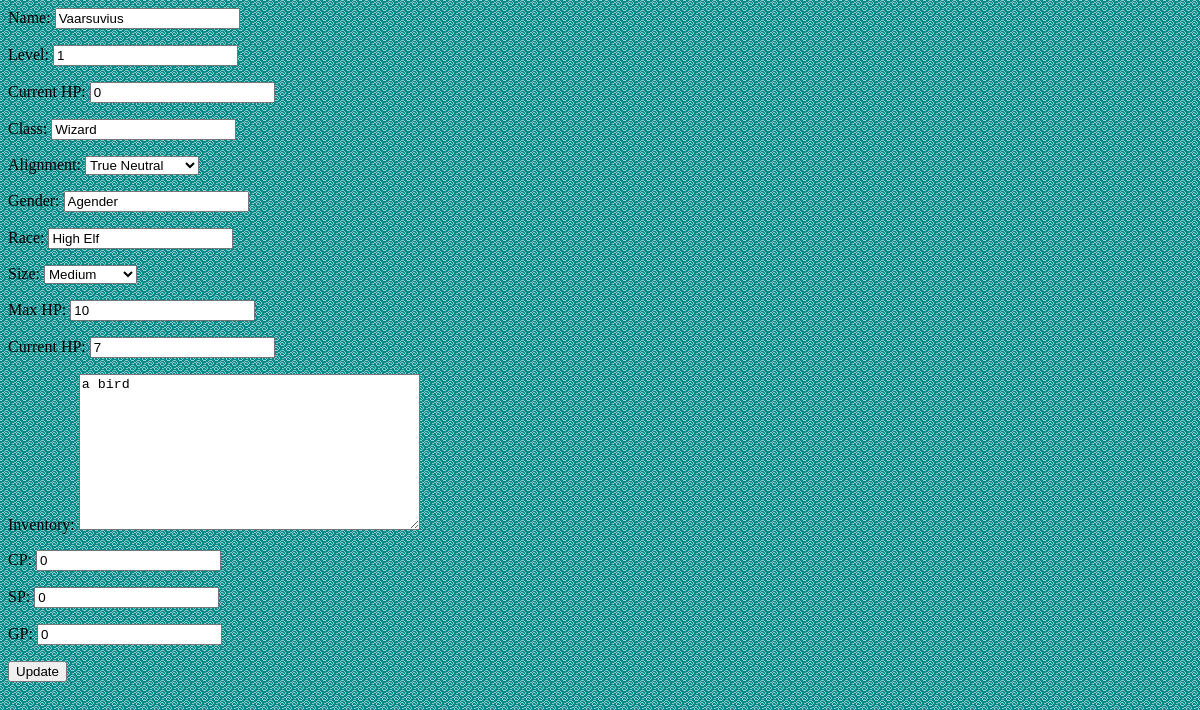
/3/character_update/, run on the app's committed database.
### pf_char_sheet/models.py (models this page shows, shortened)
@python_2_unicode_compatible
class Character(models.Model):
    name = models.CharField(max_length=100)
    level = models.IntegerField(default=1)
    character_class = models.CharField(max_length=50, verbose_name='Class')
    alignment_choices = (
        ('LG', 'Lawful Good'),
        ('NG', 'Neutral Good'),
        ('CG', 'Chaotic Good'),
        ('LN', 'Lawful Neutral'),
        ('N', 'True Neutral'),
        ('CN', 'Chaotic Neutral'),
        ('LE', 'Lawful Evil'),
        ('NE', 'Neutral Evil'),
        ('CE', 'Chaotic Evil')
    )
    alignment = models.CharField(max_length=2, choices=alignment_choices)
    gender = models.CharField(max_length=50)
    race = models.CharField(max_length=75)
    size_choices = {
        ('f', 'Fine'),
        ('d', 'Diminutive'),
        ('t', 'Tiny'),
        ('s', 'Small'),
        ('m', 'Medium'),
        ('l', 'Large'),
        ('h', 'Huge'),
        ('g', 'Gargantuan'),
        ('c', 'Colossal')
    }
    size = models.CharField(max_length=1, choices=size_choices, default='m')
    inventory = models.TextField(default="")
    GP = models.IntegerField(default=0)
    SP = models.IntegerField(default=0)
    CP = models.IntegerField(default=0)
    STR = models.IntegerField(default=10)
    DEX = models.IntegerField(default=10)
    CON = models.IntegerField(default=10)
    CHA = models.IntegerField(default=10)
    INT = models.IntegerField(default=10)
    WIS = models.IntegerField(default=10)
    def _get_str_modifier(self):
        return self.calculate_ability_modifier(self.STR)
    str_modifier = property(_get_str_modifier)
    def _get_dex_modifier(self):
        return self.calculate_ability_modifier(self.DEX)
    dex_modifier = property(_get_dex_modifier)
    def _get_con_modifier(self):
        return self.calculate_ability_modifier(self.CON)
    con_modifier = property(_get_con_modifier)
    def _get_cha_modifier(self):
        return self.calculate_ability_modifier(self.CHA)
    cha_modifier = property(_get_cha_modifier)
    def _get_int_modifier(self):
        return self.calculate_ability_modifier(self.INT)
    int_modifier = property(_get_int_modifier)
    def _get_wis_modifier(self):
        return self.calculate_ability_modifier(self.WIS)
    wis_modifier = property(_get_wis_modifier)
    XP = models.IntegerField(default=0, verbose_name='Current HP')
    HP = models.IntegerField(default=10, verbose_name='Max HP')
    current_HP = models.IntegerField(default=10, verbose_name='Current HP')
    def _get_hp_percentage(self):
        return floor((float(self.current_HP) / float(self.HP)) * 100)
    hp_percentage = property(_get_hp_percentage)
    FORT = models.IntegerField(default=0, verbose_name="Base Fortitude")
    WILL = models.IntegerField(default=0, verbose_name="Base Will")
    REFLEX = models.IntegerField(default=0, verbose_name="Base Reflex")
    def _get_fort_save(self):
        return self.FORT + self.con_modifier
    fort_save = property(_get_fort_save)
    def _get_will_save(self):
        return self.WILL + self.wis_modifier
    will_save = property(_get_will_save)
    def _get_reflex_save(self):
        return self.REFLEX + self.dex_modifier
    reflex_save = property(_get_reflex_save)
    BAB = models.IntegerField(default=0, verbose_name="Base Attack Bonus")
    base_AC = models.IntegerField(default=0, verbose_name="Armor Bonuses")
    def _get_ac(self):
        return 10 + self.base_AC + self.size_modifier + self.dex_modifier
    AC = property(_get_ac)
    def _get_size_modifier(self):
        if self.size == 'c':
            return -8
        elif self.size == 'g':
            return -4
        elif self.size == 'h':
            return -2
        elif self.size == 'l':
            return -1
        elif self.size == 'm':
            return 0
        elif self.size == 's':
            return 1
        elif self.size == 't':
            return 2
        elif self.size == 'd':
            return 4
        elif self.size == 'f':
            return 8
    size_modifier = property(_get_size_modifier)
    def _get_cmb(self):
        return self.BAB + self.str_modifier + self.size_modifier
    CMB = property(_get_cmb)
    def _get_cmd(self):
        return self.BAB + self.str_modifier + self.dex_modifier + self.size_modifier + 10
    CMD = property(_get_cmd)
    acrobatics = models.IntegerField(default=0)
    appraise = models.IntegerField(default=0)
    bluff = models.IntegerField(default=0)
    climb = models.IntegerField(default=0)
    diplomacy = models.IntegerField(default=0)
    disable_device = models.IntegerField(default=0, verbose_name='Disable Device')
    disguise = models.IntegerField(default=0)
    escape_artist = models.IntegerField(default=0, verbose_name='Escape Artist')
    fly = models.IntegerField(default=0)
    handle_animal = models.IntegerField(default=0, verbose_name='Handle Animal')
    heal = models.IntegerField(default=0)
    intimidate = models.IntegerField(default=0)
    knowledge_arcana = models.IntegerField(default=0, verbose_name='Knowledge (Arcana)')
    knowledge_dungeoneering = models.IntegerField(default=0, verbose_name='Knowledge (Dungeoneering)')
    knowledge_engineering = models.IntegerField(default=0, verbose_name='Knowledge (Engineering)')
    knowledge_geography = models.IntegerField(default=0, verbose_name='Knowledge (Geography)')
    knowledge_history = models.IntegerField(default=0, verbose_name='Knowledge (History)')
    knowledge_local = models.IntegerField(default=0, verbose_name='Knowledge (Local)')
    knowledge_nature = models.IntegerField(default=0, verbose_name='Knowledge (Nature)')
    knowledge_nobility = models.IntegerField(default=0, verbose_name='Knowledge (Nobility)')
    knowledge_planes = models.IntegerField(default=0, verbose_name='Knowledge (Planes)')
    knowledge_religion = models.IntegerField(default=0, verbose_name='Knowledge (Religion)')
    linguistics = models.IntegerField(default=0)
    perception = models.IntegerField(default=0)
    ride = models.IntegerField(default=0)
    sense_motive = models.IntegerField(default=0, verbose_name='Sense Motive')
    sleight_of_hand = models.IntegerField(default=0, verbose_name='Sleight of Hand')
    spellcraft = models.IntegerField(default=0)
    stealth = models.IntegerField(default=0)
    survival = models.IntegerField(default=0)
    swim = models.IntegerField(default=0)
    use_magic_device = models.IntegerField(default=0, verbose_name='Use Magic Device')

### pf_char_sheet/views.py (the view)
# urls.py: url(r'^(?P<pk>[0-9]+)/character_update/$', views.characterUpdate.as_view(), name='update'),
class characterUpdate(UpdateView):
    model = Character
    fields = ['name', 'level', 'XP', 'character_class', 'alignment', 'gender', 'race', 'size',
              'HP','current_HP',
              'inventory','CP','SP','GP']
    template_name = 'character_update.html'

### pf_char_sheet/templates/character_update.html (shortened to what this page needs)
{% load staticfiles %}
<head>
    <link rel="stylesheet" media="screen" href="https://fontlibrary.org/face/aileron" type="text/css"/>
    <link rel="stylesheet" href="{% static 'css/style.css' %}" type="text/css"/>
    <link rel="stylesheet" href="{% static 'fonts/css/rpg-awesome.css' %}">
    <link href="{% static "bootstrap/css/bootstrap-theme.min.css" %}" rel="stylesheet">
    <link href="https://maxcdn.bootstrapcdn.com/font-awesome/4.6.1/css/font-awesome.min.css" rel="stylesheet">
</head>
<form action="" method="post">{% csrf_token %}
    {{ form.as_p }}
    <input type="submit" value="Update" />
</form>

### static/css/style.css (style rules this page uses)
label { font-weight: lighter; }

### data on the page
Character: name "Vaarsuvius", level "1", XP "0", character_class "Wizard", alignment "True Neutral", gender "Agender", race "High Elf", size "Medium", HP "10", current_HP "7", inventory "a bird", CP "0", SP "0", GP "0"
